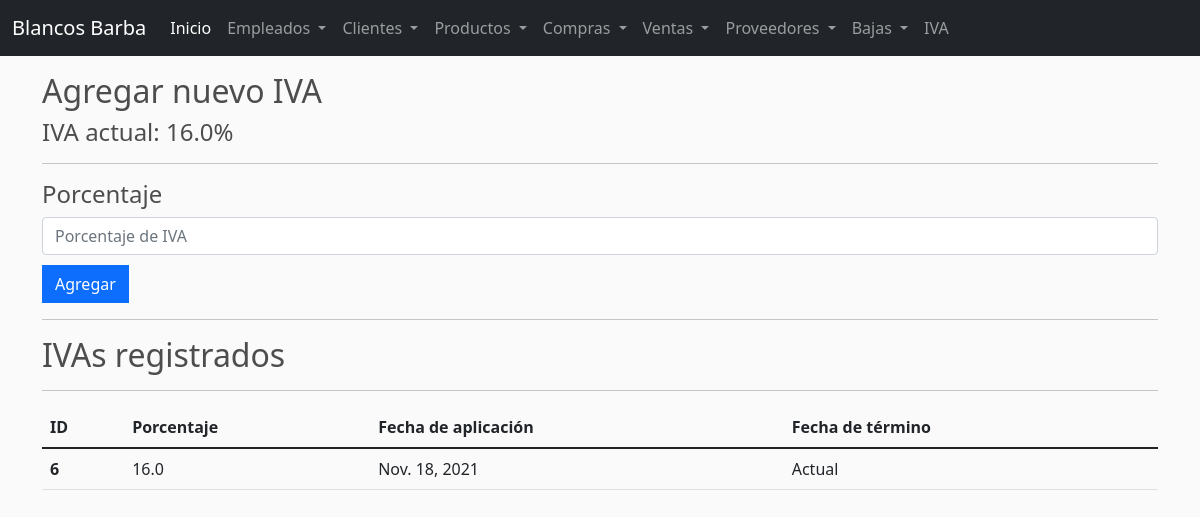
/iva/, run on an earlier commit of the app's database.
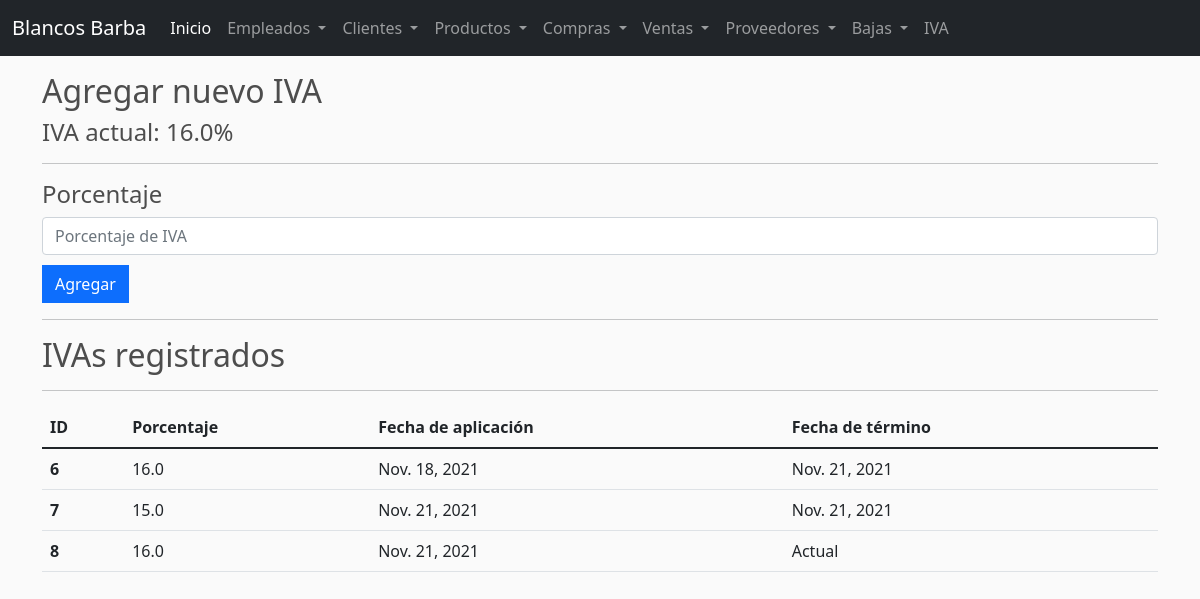
And on a later commit of the database.
### barba/models.py (models this page shows, shortened)
class Iva(models.Model):
    porcentaje = models.FloatField(null=True)
    fecha_aplicacion = models.DateField(null=True,blank=True)
    fecha_termino = models.DateField(null=True,blank=True)

### barba/views.py (the view, shortened to what this page needs)
# urls.py: path('iva/',views.iva, name='iva'),
def iva(request):
    ivas = Iva.objects.all()
    actual = list(Iva.objects.all())[-1]
    context = {
        'ivas': ivas,
        'actual': actual,
    }
    return render(request, 'iva.html',context)

### barba/templates/iva.html (shortened to what this page needs)
{% extends 'base.html' %}
{% block content %}
<div class="container">
    <h2>Agregar nuevo IVA</h2>
    <h4>IVA actual: {{actual.porcentaje}}%</h4>
    <hr>
    <form method="POST" action="{% url 'iva' %}" enctype="multipart/form-data">
        <div class="form-group">
            <h4>Porcentaje</h4>
            <input type="number" class="form-control" placeholder="Porcentaje de IVA" value="{{ porcentaje }}" name="porcentaje">
        </div>
        <button type="submit" class="btn btn-primary" style="margin-top: 10px;">Agregar</button>
    </form>
    <hr>
    <h2>IVAs registrados</h2>
    <hr>
    <table class="table">
        <thead>
            <tr>
                <th scope="col">ID</th>
                <th scope="col">Porcentaje</th>
                <th scope="col">Fecha de aplicación</th>
                <th scope="col">Fecha de término</th>
            </tr>
        </thead>
        <tbody>
            {% for iva in ivas %}
                <tr>
                    <th scope="col">{{ iva.id }}</td>
                    <td>{{ iva.porcentaje }}</td>
                    <td>{{ iva.fecha_aplicacion }}</td>
                    {% if iva.fecha_termino is None %}
                        <td>Actual</td>
                    {% else %}
                        <td>{{ iva.fecha_termino }}</td>
                    {% endif %}
                </tr>
            {% endfor %}
        </tbody>
    </table>
</div>
{% endblock %}

### barba/templates/base.html (shortened to what this page needs)
{% load static %}
<!doctype html>
<html lang="es">
<head>
    <link href="https://cdn.jsdelivr.net/npm/bootstrap@5.1.3/dist/css/bootstrap.min.css" rel="stylesheet">
    <link rel="stylesheet" type="text/css" href="{% static '/main.css' %}">
</head>
<body>
    <nav class="navbar navbar-expand-lg navbar-dark bg-dark fixed-top">
        <div class="container-fluid">
            <a class="navbar-brand" href="#">Blancos Barba</a>
            <div class="collapse navbar-collapse" id="navbarSupportedContent">
            <ul class="navbar-nav me-auto mb-2 mb-lg-0">
                <li class="nav-item">
                <a class="nav-link active" aria-current="page" href="/">Inicio</a>
                </li>
                <li class="nav-item dropdown">
                <a class="nav-link dropdown-toggle" href="#" id="navbarDropdown" role="button" data-bs-toggle="dropdown" aria-expanded="false">
                    Empleados
                </a>
                </li>
                <li class="nav-item dropdown">
                <a class="nav-link dropdown-toggle" href="#" id="navbarDropdown" role="button" data-bs-toggle="dropdown" aria-expanded="false">
                    Clientes
                </a>
                </li>
                <li class="nav-item dropdown">
                <a class="nav-link dropdown-toggle" href="#" id="navbarDropdown" role="button" data-bs-toggle="dropdown" aria-expanded="false">
                    Productos
                </a>
                </li>
                <li class="nav-item dropdown">
                <a class="nav-link dropdown-toggle" href="#" id="navbarDropdown" role="button" data-bs-toggle="dropdown" aria-expanded="false">
                    Compras
                </a>
                </li>
                <li class="nav-item dropdown">
                <a class="nav-link dropdown-toggle" href="#" id="navbarDropdown" role="button" data-bs-toggle="dropdown" aria-expanded="false">
                    Ventas
                </a>
                </li>
                <li class="nav-item dropdown">
                <a class="nav-link dropdown-toggle" href="#" id="navbarDropdown" role="button" data-bs-toggle="dropdown" aria-expanded="false">
                    Proveedores
                </a>
                </li>
                <li class="nav-item dropdown">
                <a class="nav-link dropdown-toggle" href="#" id="navbarDropdown" role="button" data-bs-toggle="dropdown" aria-expanded="false">
                    Bajas
                </a>
                </li>
                <li class="nav-item">
                    <a class="nav-link" href="/iva">IVA</a>
                </li>
            </ul>
            </div>
        </div>
    </nav>
    <br>
    <br>
    <br>
    {% block content %}
    {% endblock %}
</body>
</html>

### static/main.css (style rules this page uses)
body { background-color: hsl(0, 0%, 98%); }
h1,h2,h3,h4,h5,h6 { color:hsl(0, 0%, 30%); }
.btn { border-radius: 0; }

What changed in the data, as far as the page shows it:
added Iva: porcentaje "16.0", id "8", fecha_aplicacion "Nov. 21, 2021", shows "Actual"
changed Iva "Nov. 18, 2021": fecha_termino (not shown) → "Nov. 21, 2021"; no longer shows "Actual"
added Iva: id "7", porcentaje "15.0", fecha_aplicacion "Nov. 21, 2021", fecha_termino "Nov. 21, 2021"
